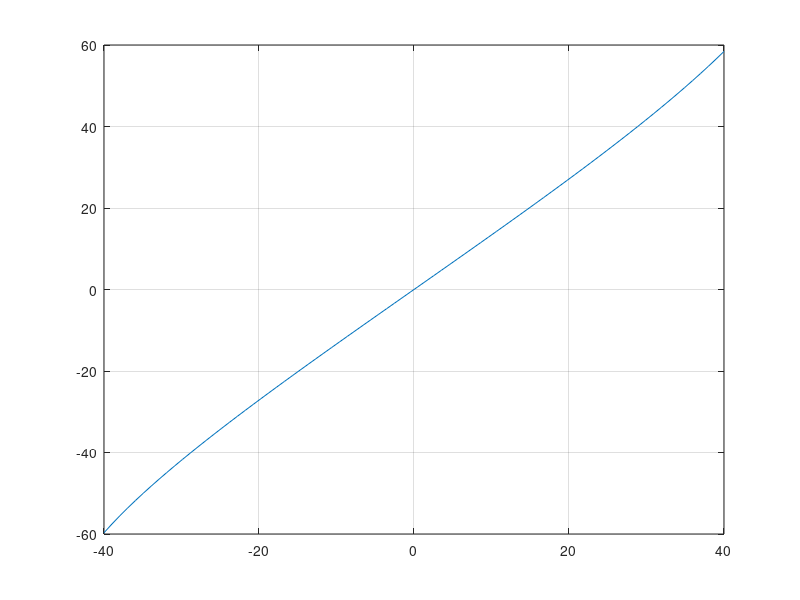

Write the MATLAB code that produced this figure.
%-------------------------------------------------------------------------%
%----------------------- Proyecto ball and beam --------------------------%
%-------------------------------- UNLP -----------------------------------%

clc; clear
%% Datos y funcion de transferencia

g = 9.81;
s = tf([1 0], 1);
R = 0.02;
r = 0.014;

G = g / (1 + (2/5)*(R/r)^2);
G = G * (1/s^2);

%% Relación de ángulo

a = 0.03; % distancia de centro a biela
b = 0.08; % largo de biela
c = 0.04; % dist entre pivot y biela
h = 0.08; % distancia vertical centro de giro y pivot
y = c -a; % distancia horizontal entre ejes de giros

x = linspace(-40, 40, 80) * pi/180;
% x = 0;

r   = sqrt( (h - c*sin(x)).^2 + (c*cos(x) - y).^2 );
phi = acos( (a^2 + r.^2 - b^2)./ (2*a*r) );
gam = asin( (c*cos(x) - y )./r);

theta = -(pi/2) + gam + phi;

plot(x*180/pi, theta*180/pi); grid on
